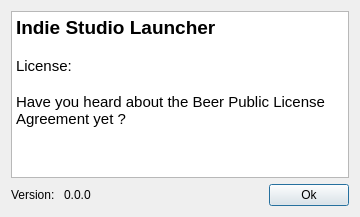
<?xml version="1.0" encoding="UTF-8"?>
<ui version="4.0">
 <class>About</class>
 <widget class="QDialog" name="About">
  <property name="windowModality">
   <enum>Qt::NonModal</enum>
  </property>
  <property name="geometry">
   <rect>
    <x>0</x>
    <y>0</y>
    <width>360</width>
    <height>217</height>
   </rect>
  </property>
  <property name="windowTitle">
   <string>About</string>
  </property>
  <property name="modal">
   <bool>true</bool>
  </property>
  <layout class="QVBoxLayout" name="verticalLayout">
   <item>
    <widget class="QTextEdit" name="textEdit">
     <property name="html">
      <string>&lt;!DOCTYPE HTML PUBLIC &quot;-//W3C//DTD HTML 4.0//EN&quot; &quot;http://www.w3.org/TR/REC-html40/strict.dtd&quot;&gt;
&lt;html&gt;&lt;head&gt;&lt;meta name=&quot;qrichtext&quot; content=&quot;1&quot; /&gt;&lt;style type=&quot;text/css&quot;&gt;
p, li { white-space: pre-wrap; }
&lt;/style&gt;&lt;/head&gt;&lt;body style=&quot; font-family:'Ubuntu'; font-size:11pt; font-weight:400; font-style:normal;&quot;&gt;
&lt;p style=&quot; margin-top:0px; margin-bottom:0px; margin-left:0px; margin-right:0px; -qt-block-indent:0; text-indent:0px;&quot;&gt;&lt;span style=&quot; font-size:14pt; font-weight:600;&quot;&gt;Indie Studio Launcher&lt;/span&gt;&lt;/p&gt;
&lt;p style=&quot;-qt-paragraph-type:empty; margin-top:0px; margin-bottom:0px; margin-left:0px; margin-right:0px; -qt-block-indent:0; text-indent:0px;&quot;&gt;&lt;br /&gt;&lt;/p&gt;
&lt;p style=&quot; margin-top:0px; margin-bottom:0px; margin-left:0px; margin-right:0px; -qt-block-indent:0; text-indent:0px;&quot;&gt;License:&lt;/p&gt;
&lt;p style=&quot;-qt-paragraph-type:empty; margin-top:0px; margin-bottom:0px; margin-left:0px; margin-right:0px; -qt-block-indent:0; text-indent:0px;&quot;&gt;&lt;br /&gt;&lt;/p&gt;
&lt;p style=&quot; margin-top:0px; margin-bottom:0px; margin-left:0px; margin-right:0px; -qt-block-indent:0; text-indent:0px;&quot;&gt;Have you heard about the Beer Public License Agreement yet ?&lt;/p&gt;&lt;/body&gt;&lt;/html&gt;</string>
     </property>
    </widget>
   </item>
   <item>
    <layout class="QHBoxLayout" name="horizontalLayout">
     <item>
      <widget class="QLabel" name="labelVersionText">
       <property name="maximumSize">
        <size>
         <width>10000</width>
         <height>16777215</height>
        </size>
       </property>
       <property name="text">
        <string>Version: </string>
       </property>
      </widget>
     </item>
     <item>
      <widget class="QLabel" name="labelVersion">
       <property name="text">
        <string>0.0.0</string>
       </property>
      </widget>
     </item>
     <item>
      <spacer name="horizontalSpacer">
       <property name="orientation">
        <enum>Qt::Horizontal</enum>
       </property>
       <property name="sizeHint" stdset="0">
        <size>
         <width>40</width>
         <height>20</height>
        </size>
       </property>
      </spacer>
     </item>
     <item>
      <widget class="QPushButton" name="buttonOk">
       <property name="text">
        <string>Ok</string>
       </property>
      </widget>
     </item>
    </layout>
   </item>
  </layout>
 </widget>
 <resources/>
 <connections/>
</ui>
